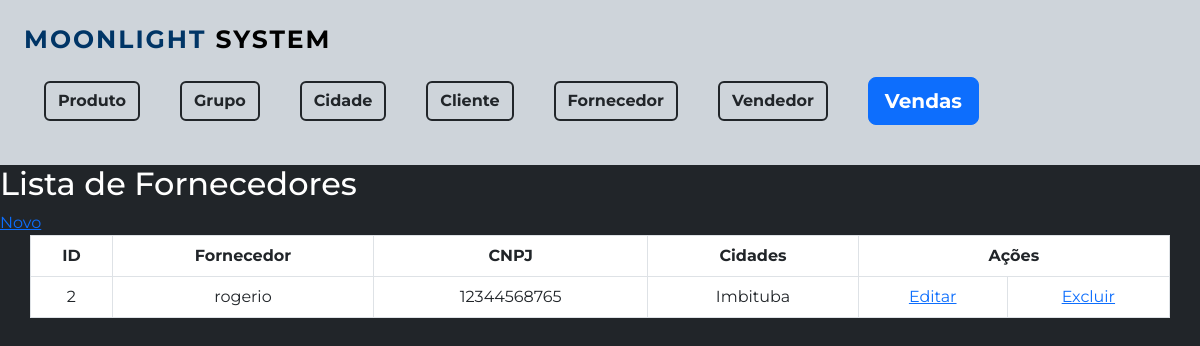
The page /Fornecedor/formListaFornecedor.php on the database its author committed.
### tables this page shows
CREATE TABLE `tb_fornecedor` (
  `id_fornecedor` int(11) NOT NULL,
  `nm_fornecedor` varchar(55) DEFAULT NULL,
  `cnpj_fornecedor` varchar(11) DEFAULT NULL,
  `fk_id_cidade` int(11) NOT NULL
);

CREATE TABLE `tb_cidade` (
  `id_cidade` int(11) NOT NULL,
  `nm_cidade` varchar(55) DEFAULT NULL,
  `uf_cidade` varchar(2) DEFAULT NULL,
  `dt_cadastro` int(20) NOT NULL
);

### Fornecedor/formListaFornecedor.php (the view, shortened to what this page needs)
<?php
include '../formMenu.php';
include '../conexao/conecta.php';
$sql="SELECT forn.id_fornecedor, forn.nm_fornecedor, forn.cnpj_fornecedor, cid.nm_cidade FROM tb_fornecedor forn INNER JOIN tb_cidade cid ON cid.id_cidade=forn.fk_id_cidade";
$resultado= mysqli_query($conexao,$sql);
?>
<h2> Lista de Fornecedores</h2>
<a href="formFornecedor.php">Novo</a>
<table class="table table-bordered bg-white container text-center">
	<tr>
		<th>ID </th>
		<th>Fornecedor</th>
		<th>CNPJ</th>
		<th>Cidades</th>
		<th colspan="2">Ações</th>
	</tr>
	<?php
         while ( $item=mysqli_fetch_array($resultado)) {
         	echo "<tr>";
         	echo "<td> $item[id_fornecedor] </td>";
         	echo "<td> $item[nm_fornecedor] </td>";
         	echo "<td> $item[cnpj_fornecedor] </td>";
         	echo "<td> $item[nm_cidade] </td>";
         	echo "<td><a href='formFornecedor.php?id=$item[id_fornecedor]'>Editar</a></td>";
         	echo "<td><a href='formExcluirFornecedor.php?id=$item[id_fornecedor]'>Excluir</a></td>";
         }
?>
</table>

### formMenu.php (style rules this page uses)
body { background-color: #212529; color: #fff; font-family: 'Montserrat', sans-serif; }

### rows shown on the page
tb_fornecedor: id_fornecedor "2", nm_fornecedor "rogerio", cnpj_fornecedor "12344568765", tb_cidade.nm_cidade "Imbituba"
